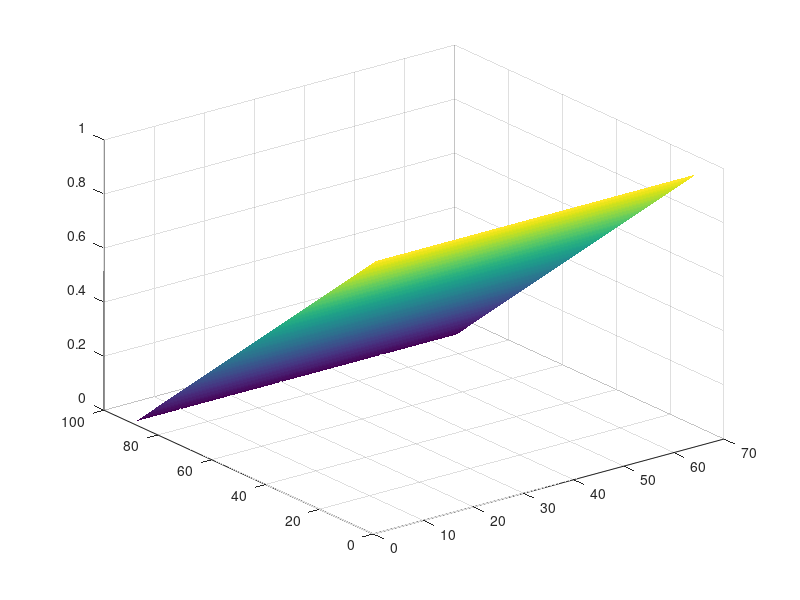

Recreate this plot in MATLAB.

clearvars
clearvars -GLOBAL
close all
%set(0,'DefaultFigureWindowStyle', 'docked')

global C
global CuCond
global nx ny

C.q_0 = 1.60217653e-19;             % electron charge
C.hb = 1.054571596e-34;             % Dirac constant
C.h = C.hb * 2 * pi;                    % Planck constant
C.m_0 = 9.10938215e-31;             % electron mass
C.kb = 1.3806504e-23;               % Boltzmann constant
C.eps_0 = 8.854187817e-12;          % vacuum permittivity
C.mu_0 = 1.2566370614e-6;           % vacuum permeability
C.c = 299792458;                    % speed of light
C.g = 9.80665;                      % metres (32.1740 ft) per s²

nx = 90;
ny = 65;

CuCond = 1.7e-8;

%Conductivity Map

cMap = zeros(nx,ny);

for i = 1:nx
    for j = 1: ny
        cMap(i,j) = CuCond;
    end
end

G = sparse(nx*ny, nx*ny);
F = zeros(1, nx*ny);

% G - Matrix Formulation

for i = 1:nx
    for j = 1:ny
        n = j + (i - 1) * ny;
        
        if i == 1
            G(n,:) = 0;
            G(n,n) = 1;
             F(n) = 1;
            
        elseif i == nx
             G(n,:) = 0;
             G(n,n) = 1;
        
        elseif j == 1
            nxm = j + (i-2) * ny;
            nxp = j + (i) * ny;
            nyp = (j+1) + (i-1) * ny;
            
            rxm = (cMap(i,j) + cMap(i-1,j))/2.0;
            rxp = (cMap(i,j) + cMap(i+1,j))/2.0;
            ryp = (cMap(i,j) + cMap(i,j+1))/2.0;
            
            G(n,n) = -(rxm + rxp + ryp); 
            G(n,nxm) = rxm;
            G(n,nxp) = rxp;
            G(n, nyp) = ryp;
              
        elseif j == ny
            nxm = j + (i-2) * ny;
            nxp = j + (i) * ny;
            nym = (j-1) + (i-1) * ny;
            
            rxm = (cMap(i,j) + cMap(i-1,j))/2.0;
            rxp = (cMap(i,j) + cMap(i+1,j))/2.0;
            rym = (cMap(i,j) + cMap(i,j-1))/2.0;
            
            G(n,n) = -(rxm + rxp + rym);
            G(n,nxm) = rxm;
            G(n,nxp) = rxp;
            G(n, nym) = rym;
      
        else
            nxm = j + (i-2) * ny;
            nxp = j + (i) * ny;
            nym = (j-1) + (i-1) * ny;
            nyp = (j+1) + (i-1) * ny;
            
            rxm = (cMap(i,j) + cMap(i-1,j))/2.0;
            rxp = (cMap(i,j) + cMap(i+1,j))/2.0;
            rym = (cMap(i,j) + cMap(i,j-1))/2.0;
            ryp = (cMap(i,j) + cMap(i,j+1))/2.0;
            
            G(n,n) = -(rxm + rxp + rym + ryp);
            G(n,nxm) = rxm;
            G(n,nxp) = rxp;
            G(n, nym) = rym;
            G(n, nyp) = ryp;
        end
    end
end
% for i = 1:nx
%    
%     for j = 1:length_y
%         n = j + (i - 1) * length_y;
%         nxm = j + ((i-1) - 1) * length_y;
%         nxp = j + ((i+1) - 1) * length_y;
%         nym = (j-1) + (i - 1) * length_y;
%         nyp = (j+1) + (i - 1) * length_y;
%        
%         if (i == 1)
%             G(n, :) = 0;
%             G(n, n) = 1;
%             V(1, n) = 1;
%         elseif (i == nx)
%             G(n, :) = 0;
%             G(n, n) = 1;
%            
%         elseif (j == 1 && i > 1 && i < nx)
%             G(n, n) = -1;
%             G(n, nyp) = 1;
%            
%         elseif (j == length_y && i > 1 && i < nx)
%            
%             G_matrix(n, n) = -1;
%             G_matrix(n, nym) = 1;
%            
%         else
%             G(n, n) = -4;
%             G(n, nxm) = 1;
%             G(n, nxp) = 1;
%             G(n, nym) = 1;
%             G(n, nyp) = 1;
%            
%         end
%     end
%    
%    
% end
% Using Finite Difference

V = G\F';

for i = 1:nx
    for j = 1:ny
        n = j + (i-1) * ny;
        VG(i,j) = V(n);
    end   
end

figure
set(surf(VG),'linestyle', 'none');
